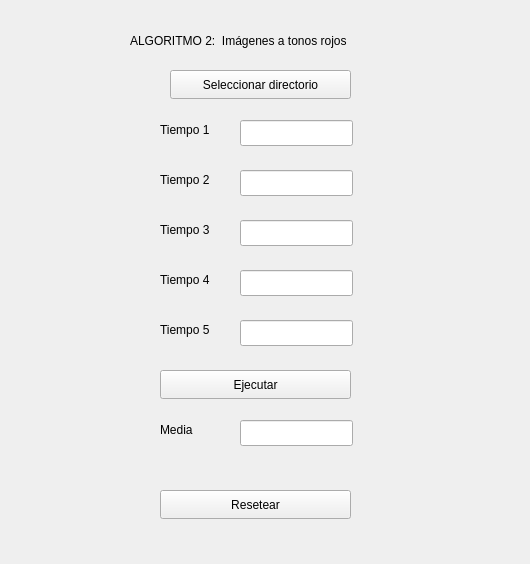
<?xml version="1.0" encoding="UTF-8"?>
<ui version="4.0">
 <class>windowtonosrojos</class>
 <widget class="QWidget" name="windowtonosrojos">
  <property name="geometry">
   <rect>
    <x>0</x>
    <y>0</y>
    <width>530</width>
    <height>564</height>
   </rect>
  </property>
  <property name="windowTitle">
   <string>Form</string>
  </property>
  <widget class="QLabel" name="label">
   <property name="geometry">
    <rect>
     <x>130</x>
     <y>30</y>
     <width>281</width>
     <height>21</height>
    </rect>
   </property>
   <property name="text">
    <string>ALGORITMO 2:  Imágenes a tonos rojos</string>
   </property>
  </widget>
  <widget class="QPushButton" name="pushButton_2">
   <property name="geometry">
    <rect>
     <x>160</x>
     <y>490</y>
     <width>191</width>
     <height>29</height>
    </rect>
   </property>
   <property name="text">
    <string>Resetear</string>
   </property>
  </widget>
  <widget class="QLineEdit" name="lineEdit">
   <property name="geometry">
    <rect>
     <x>240</x>
     <y>120</y>
     <width>113</width>
     <height>26</height>
    </rect>
   </property>
   <property name="readOnly">
    <bool>true</bool>
   </property>
  </widget>
  <widget class="QLabel" name="label_7">
   <property name="geometry">
    <rect>
     <x>160</x>
     <y>420</y>
     <width>63</width>
     <height>20</height>
    </rect>
   </property>
   <property name="text">
    <string>Media</string>
   </property>
  </widget>
  <widget class="QLineEdit" name="lineEdit_5">
   <property name="geometry">
    <rect>
     <x>240</x>
     <y>320</y>
     <width>113</width>
     <height>26</height>
    </rect>
   </property>
   <property name="readOnly">
    <bool>true</bool>
   </property>
  </widget>
  <widget class="QLineEdit" name="lineEdit_6">
   <property name="geometry">
    <rect>
     <x>240</x>
     <y>420</y>
     <width>113</width>
     <height>26</height>
    </rect>
   </property>
   <property name="text">
    <string/>
   </property>
   <property name="readOnly">
    <bool>true</bool>
   </property>
  </widget>
  <widget class="QLineEdit" name="lineEdit_4">
   <property name="geometry">
    <rect>
     <x>240</x>
     <y>270</y>
     <width>113</width>
     <height>26</height>
    </rect>
   </property>
   <property name="readOnly">
    <bool>true</bool>
   </property>
  </widget>
  <widget class="QLabel" name="label_3">
   <property name="geometry">
    <rect>
     <x>160</x>
     <y>170</y>
     <width>63</width>
     <height>20</height>
    </rect>
   </property>
   <property name="text">
    <string>Tiempo 2</string>
   </property>
  </widget>
  <widget class="QLineEdit" name="lineEdit_3">
   <property name="geometry">
    <rect>
     <x>240</x>
     <y>220</y>
     <width>113</width>
     <height>26</height>
    </rect>
   </property>
   <property name="readOnly">
    <bool>true</bool>
   </property>
  </widget>
  <widget class="QLabel" name="label_2">
   <property name="geometry">
    <rect>
     <x>160</x>
     <y>120</y>
     <width>63</width>
     <height>20</height>
    </rect>
   </property>
   <property name="text">
    <string>Tiempo 1</string>
   </property>
  </widget>
  <widget class="QLineEdit" name="lineEdit_2">
   <property name="geometry">
    <rect>
     <x>240</x>
     <y>170</y>
     <width>113</width>
     <height>26</height>
    </rect>
   </property>
   <property name="readOnly">
    <bool>true</bool>
   </property>
  </widget>
  <widget class="QLabel" name="label_4">
   <property name="geometry">
    <rect>
     <x>160</x>
     <y>220</y>
     <width>63</width>
     <height>20</height>
    </rect>
   </property>
   <property name="text">
    <string>Tiempo 3</string>
   </property>
  </widget>
  <widget class="QLabel" name="label_5">
   <property name="geometry">
    <rect>
     <x>160</x>
     <y>270</y>
     <width>63</width>
     <height>20</height>
    </rect>
   </property>
   <property name="text">
    <string>Tiempo 4</string>
   </property>
  </widget>
  <widget class="QLabel" name="label_6">
   <property name="geometry">
    <rect>
     <x>160</x>
     <y>320</y>
     <width>63</width>
     <height>20</height>
    </rect>
   </property>
   <property name="text">
    <string>Tiempo 5</string>
   </property>
  </widget>
  <widget class="QPushButton" name="pushButton">
   <property name="geometry">
    <rect>
     <x>160</x>
     <y>370</y>
     <width>191</width>
     <height>29</height>
    </rect>
   </property>
   <property name="text">
    <string>Ejecutar</string>
   </property>
  </widget>
  <widget class="QPushButton" name="pushButton_3">
   <property name="geometry">
    <rect>
     <x>170</x>
     <y>70</y>
     <width>181</width>
     <height>29</height>
    </rect>
   </property>
   <property name="text">
    <string>Seleccionar directorio</string>
   </property>
  </widget>
 </widget>
 <resources/>
 <connections/>
</ui>
